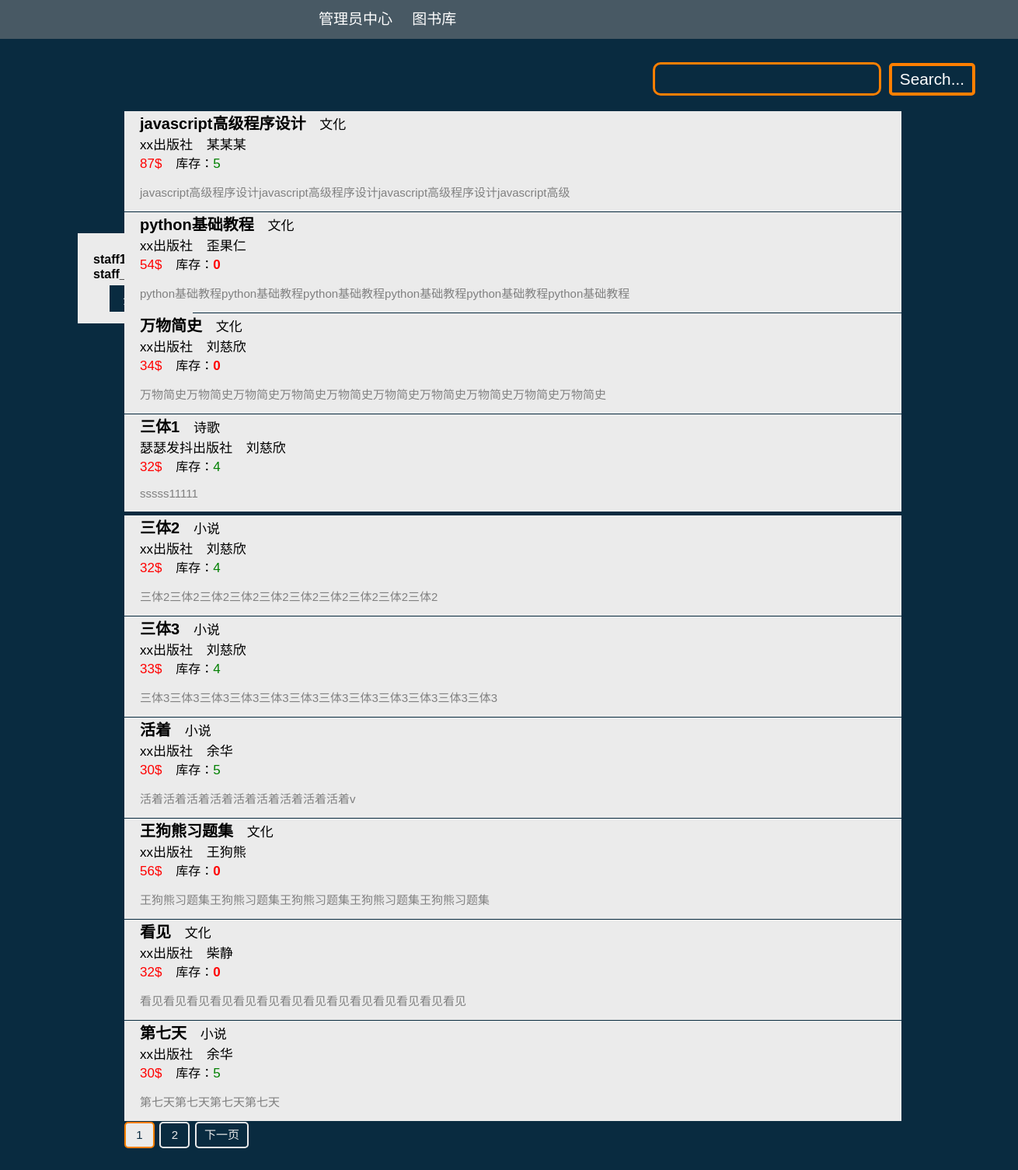
The app's page /viewBook/?bookLikeName=&mode=simple&startPage=1&offset=10 (signed in) with its own data.
### main/models.py (models this page shows, shortened)
class StaffInfo(models.Model):
    staffId = models.ForeignKey(authModel, on_delete=models.CASCADE)
    staffName = models.CharField(max_length=30)

class Book(models.Model):
    bookId = models.CharField(max_length=40, primary_key=True)
    bookName = models.CharField(max_length=40)
    bookType = models.ForeignKey(BookType, on_delete=models.CASCADE)
    bookPublisher = models.CharField(max_length=40)
    bookAuthor = models.CharField(max_length=50)
    bookIntroduction = models.TextField()
    bookPrice = models.IntegerField()

class BookType(models.Model):
    TypeNum = models.IntegerField(primary_key=True)
    TypeName = models.CharField(max_length=20)

### main/views.py (the view)
# urls.py: path('viewBook/', main.views.viewBook),
def viewBook(request):
    if request.user.is_authenticated:
        currentUser = request.user
        if currentUser.is_staff:
            staffOrNot = True
            userFK = StaffInfo.objects.get(staffId=currentUser).staffName
        else:
            staffOrNot = False
            userFK = UserInfo.objects.get(userId=currentUser).userName
        currentUserTrans = {"userId": currentUser.username, "userName": userFK}
        try:
            mode = request.GET['mode']
            startPage = request.GET['startPage']
            offset = request.GET['offset']
            bookLikeName = request.GET['bookLikeName']
        except:
            return HttpResponse("get error")
        ans = []
        if mode == 'Detail':
            BookAns = Book.objects.get(bookId=bookLikeName)  # 得到书的详细信息
            BookNumFK = BookNum.objects.get(bookId=BookAns)
            BookDetail = {"bookId": BookAns.bookId,
                          "bookName": BookAns.bookName,
                          "bookType": BookAns.bookType.TypeName,
                          "bookPublisher": BookAns.bookPublisher,
                          "bookAuthor": BookAns.bookAuthor,
                          "bookIntroduction": BookAns.bookIntroduction,
                          "bookPrice": BookAns.bookPrice,
                          "bookNum": BookNumFK.bookNum}
            return HttpResponse(json.dumps(BookDetail), content_type="application/json")
        elif mode == "simple":
            currentPage = int(startPage)
            if bookLikeName == '':  # 一连串书的信息
                BookAll = Book.objects.all().order_by("bookName")
            else:
                BookAll = Book.objects.filter(
                    bookName__contains=bookLikeName).order_by("bookName")
            bookPagi = Paginator(BookAll, int(offset))
            pageN = bookPagi.page(currentPage)
            pageNum = bookPagi.page_range[-1]
            after_range_num = 5
            befor_range_num = 4
            bookAnsList = pageN.object_list
            if currentPage-1 > after_range_num:
                pageList = bookPagi.page_range[currentPage-1 -
                                               after_range_num:currentPage-1+befor_range_num]
            else:
                pageList = bookPagi.page_range[0:currentPage-1+befor_range_num]
            for BookAns in bookAnsList:
                BookNumFK = BookNum.objects.get(bookId=BookAns)
                BookDetail = {"bookName": BookAns.bookName,
                              "bookId": BookAns.bookId,
                              "bookType": BookAns.bookType.TypeName,
                              "bookPublisher": BookAns.bookPublisher,
                              "bookAuthor": BookAns.bookAuthor,
                              "bookPrice": BookAns.bookPrice,
                              "bookNum": BookNumFK.bookNum,
                              "bookIntroduction": BookAns.bookIntroduction[:60]}
                ans.append(BookDetail)
            return render(request, 'library.html', {"currentUser": currentUserTrans, "is_staff": staffOrNot, "bookList": ans, "bookLikeName": bookLikeName, "pageList": pageList, "currentPage": currentPage, "nextPage": currentPage+1, "prevPage": currentPage-1, "endPage": pageNum})
    else:
        return HttpResponseRedirect("/login")

### main/templates/library.html (shortened to what this page needs)
<!DOCTYPE html>
<html>
	<head>
		<link rel="stylesheet" type="text/css" href="../static/css/library.css" />
	</head>
	<body>
		<div class="nav">
			{% if is_staff %}
			<a href="/main" class="bookLib">管理员中心</a>
			{% else %}
			<a href="/main" class="bookLib">用户中心</a>
			{% endif %}
			<a href="/viewBook/?bookLikeName=&mode=simple&startPage=1&offset=10" class="bookLib">图书库</a>
		</div>
		<div class="currentUser">
			<div>
				<span class="staffId"><strong>{{currentUser.userId}}</strong></span>
				<br/>
				<span class="staffName"><strong>{{currentUser.userName}}</strong></span><br/>
				<a href="/logoutView" class="logout">登出</a>
			</div>
		</div>
		<div class="container">
			<form class="searchArea" action="/viewBook/" method="get">
				<input class="inputArea" name="bookLikeName" type="text"/>
				<button class="searchBtn">Search...</button>
			</form>
			<div class="bookList">
				{% for book in bookList %}
					<div class="book">
						<div class="bookMain">
							<div>
								<span class="bookName"><strong>{{book.bookName}}</strong></span>&nbsp;&nbsp;&nbsp;
								<span class="bookType">{{book.bookType}}</span>
							</div>
							<div>
								<span class="bookPublisher">{{book.bookPublisher}}</span>&nbsp;&nbsp;&nbsp;
								<span class="bookAuthor">{{book.bookAuthor}}</span>
							</div>
							<div>
								<span class="bookPrice fail">{{book.bookPrice}}$</span>&nbsp;&nbsp;&nbsp;
								{% if book.bookNum %}
								库存：<span class="bookNum success">{{book.bookNum}}</span>
								{% else %}
								库存：<span class="bookNum fail"><strong>0</strong></span>
								{% endif %}
							</div>
							<p class="intro">{{book.bookIntroduction}}</p>
						</div>
					</div>
				{% endfor %}
			</div>
			<div class="pageListBox">
				{% for i in pageList %}
					{% if i == currentPage %}
					<a href="/viewBook/?bookLikeName={{bookLikeName}}&mode=simple&startPage={{i}}&offset=10" class="pageBtn active">{{i}}</a>
					{% else %}
					<a href="/viewBook/?bookLikeName={{bookLikeName}}&mode=simple&startPage={{i}}&offset=10" class="pageBtn">{{i}}</a>
					{% endif %}
				{% endfor %}
				{% if currentPage != endPage %}
				<a href="/viewBook/?bookLikeName={{bookLikeName}}&mode=simple&startPage={{nextPage}}&offset=10" class="next pageBtn">下一页</a>{{page_range}}
				{% endif %}
			</div>
		</div>
	</body>
</html>

### main/static/css/library.css (style rules this page uses)
body { font-family: 'Microsoft YaHei',sans-serif; position: relative; margin:0px; background-color: #092B40; }
.fail { color:red; }
.success { color:green; }
.nav { width: 100%; height:50px; line-height: 50px; font-size: 19px; position:fixed; background-color: rgba(135,135,135,0.5); margin: 0px; top:0px; left:0px; padding-left: 400px; z-index: 100; }
.currentUser { position:fixed; top:300px; left:100px; padding: 20px 20px 10px 20px; background-color: #EBEBEB; }
.currentUser>div>a { width: 50px; text-align: center; display:block; margin:5px auto; text-decoration:none; padding:5px 8px; background-color:#092B40; color:#EBEBEB; }
.container { width:1200px; padding:50px; margin:0px auto; overflow: hidden; position: relative; }
.bookLib { display: inline-block; margin:0px; padding:0px; height:50px; padding:0px 10px; line-height: 50px; text-decoration: none; color:white; }
.searchArea { margin-top: 30px; float:right; }
.searchArea>button { border:solid 4px #FF7F00; border-radius: 5px; background-color: #6495ED; color:white; padding:5px 10px; font-size: 1.3em; color: white; background-color: #092B40; cursor: pointer; }
.searchArea>input { border:solid 3px #FF7F00; border-radius: 10px; height:33px; padding: 2px 10px; line-height: 33px; font-size: 1.3em; margin-right: 5px; outline: none; color: white; background-color: #092B40; }
.bookList { clear: both; position: relative; top:20px; width: 1010px; margin:0px auto; z-index: 10; }
.bookName { font-size: 20px; }
.bookType,.bookPublisher,.bookAuthor,.bookPrice,.bookNum { font-size: 17px; }
.intro { font-size: 15px; color:gray; }
.book { width:1010px; height:120px; margin-bottom: 10px; cursor: pointer; }
.bookMain { float: left; width:980px; padding-left:20px; background-color: #EBEBEB; }
.pageListBox { left:10px; top: 20px; position: relative; width: 1010px; margin:10px auto; color:#EBEBEB; }
.pageBtn { text-align: center; min-width: 15px; padding: 0px 10px; margin-right: 2px; line-height: 30px; height:30px; font-size: 15px; display: inline-block; border: solid 2px #EBEBEB; border-radius: 5px; color:#EBEBEB; text-decoration: none; }
.active { color: #092B40 !important ; background-color: #EBEBEB !important ; border: solid 2px #FF7F00 !important ; }

### records on screen
StaffInfo: userName "staff_test"
Book: bookName "javascript高级程序设计", bookPublisher "xx出版社", bookAuthor "某某某"
BookType: bookType "文化" "文化" "文化" "文化" "文化"
Book: bookName "python基础教程", bookPublisher "xx出版社", bookAuthor "歪果仁"
Book: bookName "万物简史", bookPublisher "xx出版社", bookAuthor "刘慈欣", bookIntroduction "万物简史万物简史万物简史万物简史万物简史万物简史万物简史万物简史万物简史万物简史"
Book: bookName "三体1", bookPublisher "瑟瑟发抖出版社", bookAuthor "刘慈欣", bookIntroduction "sssss11111"
BookType: bookType "诗歌"
Book: bookName "三体2", bookPublisher "xx出版社", bookAuthor "刘慈欣", bookIntroduction "三体2三体2三体2三体2三体2三体2三体2三体2三体2三体2"
BookType: bookType "小说" "小说" "小说" "小说"
Book: bookName "三体3", bookPublisher "xx出版社", bookAuthor "刘慈欣", bookIntroduction "三体3三体3三体3三体3三体3三体3三体3三体3三体3三体3三体3三体3"
Book: bookName "活着", bookPublisher "xx出版社", bookAuthor "余华", bookIntroduction "活着活着活着活着活着活着活着活着活着v"
Book: bookName "王狗熊习题集", bookPublisher "xx出版社", bookAuthor "王狗熊", bookIntroduction "王狗熊习题集王狗熊习题集王狗熊习题集王狗熊习题集王狗熊习题集"
Book: bookName "看见", bookPublisher "xx出版社", bookAuthor "柴静", bookIntroduction "看见看见看见看见看见看见看见看见看见看见看见看见看见看见"
Book: bookName "第七天", bookPublisher "xx出版社", bookAuthor "余华", bookIntroduction "第七天第七天第七天第七天"

### other values on screen
{{ currentUser.userId }} "staff1"
{{ book.bookPrice }} "87" "54" "34" "32" "32" "33" "30" "56" "32" "30"
{{ book.bookNum }} "5" "4" "4" "4" "5" "5"
{{ book.bookIntroduction }} "javascript高级程序设计javascript高级程序设计javascript高级程序设计javascript高级" "python基础教程python基础教程python基础教程python基础教程python基础教程python基础教程"
{{ i }} "1"
{{ i }} "2"
